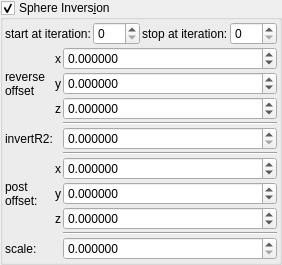
    <widget class="MyGroupBox" name="groupCheck_transf_sphere_inversion_enabled_false">
     <property name="title">
      <string>Sphere Invers&amp;ion</string>
     </property>
     <property name="checkable">
      <bool>true</bool>
     </property>
     <layout class="QVBoxLayout" name="verticalLayout_12" stretch="0,0">
      <property name="spacing">
       <number>2</number>
      </property>
      <property name="leftMargin">
       <number>2</number>
      </property>
      <property name="topMargin">
       <number>2</number>
      </property>
      <property name="rightMargin">
       <number>2</number>
      </property>
      <property name="bottomMargin">
       <number>2</number>
      </property>
      <item>
       <layout class="QHBoxLayout" name="horizontalLayout_22" stretch="0,1,0,1">
        <item>
         <widget class="QLabel" name="label_117">
          <property name="text">
           <string>start at iteration:</string>
          </property>
         </widget>
        </item>
        <item>
         <widget class="MySpinBox" name="spinboxInt_transf_start_iterations_X">
          <property name="sizePolicy">
           <sizepolicy hsizetype="Minimum" vsizetype="Maximum">
            <horstretch>0</horstretch>
            <verstretch>0</verstretch>
           </sizepolicy>
          </property>
          <property name="minimum">
           <number>0</number>
          </property>
          <property name="maximum">
           <number>999</number>
          </property>
          <property name="value">
           <number>0</number>
          </property>
         </widget>
        </item>
        <item>
         <widget class="QLabel" name="label_78">
          <property name="text">
           <string>stop at iteration:</string>
          </property>
         </widget>
        </item>
        <item>
         <widget class="MySpinBox" name="spinboxInt_transf_stop_iterations_1">
          <property name="sizePolicy">
           <sizepolicy hsizetype="Preferred" vsizetype="Maximum">
            <horstretch>0</horstretch>
            <verstretch>0</verstretch>
           </sizepolicy>
          </property>
          <property name="maximum">
           <number>999</number>
          </property>
         </widget>
        </item>
       </layout>
      </item>
      <item>
       <layout class="QGridLayout" name="gridLayout_10" columnstretch="0,0,1">
        <property name="spacing">
         <number>2</number>
        </property>
        <item row="1" column="1">
         <widget class="QLabel" name="label_45">
          <property name="font">
           <font>
            <weight>50</weight>
            <bold>false</bold>
           </font>
          </property>
          <property name="text">
           <string notr="true">y</string>
          </property>
         </widget>
        </item>
        <item row="10" column="0">
         <widget class="QLabel" name="label_35">
          <property name="text">
           <string>scale:</string>
          </property>
         </widget>
        </item>
        <item row="4" column="0">
         <widget class="QLabel" name="label_34">
          <property name="text">
           <string>invertR2:</string>
          </property>
         </widget>
        </item>
        <item row="1" column="2">
         <widget class="MyDoubleSpinBox" name="spinbox3_transf_offset_000_y">
          <property name="sizePolicy">
           <sizepolicy hsizetype="Minimum" vsizetype="Maximum">
            <horstretch>0</horstretch>
            <verstretch>0</verstretch>
           </sizepolicy>
          </property>
          <property name="font">
           <font>
            <weight>50</weight>
            <bold>false</bold>
           </font>
          </property>
          <property name="prefix">
           <string/>
          </property>
          <property name="suffix">
           <string/>
          </property>
          <property name="decimals">
           <number>6</number>
          </property>
          <property name="minimum">
           <double>-99.989999999999995</double>
          </property>
          <property name="maximum">
           <double>99.989999999999995</double>
          </property>
          <property name="singleStep">
           <double>0.100000000000000</double>
          </property>
         </widget>
        </item>
        <item row="7" column="1">
         <widget class="QLabel" name="label_134">
          <property name="text">
           <string notr="true">y</string>
          </property>
         </widget>
        </item>
        <item row="4" column="2">
         <widget class="MyDoubleSpinBox" name="spinbox_transf_scaleG_1">
          <property name="sizePolicy">
           <sizepolicy hsizetype="Minimum" vsizetype="Maximum">
            <horstretch>0</horstretch>
            <verstretch>0</verstretch>
           </sizepolicy>
          </property>
          <property name="prefix">
           <string/>
          </property>
          <property name="suffix">
           <string/>
          </property>
          <property name="decimals">
           <number>6</number>
          </property>
          <property name="minimum">
           <double>0.000000000000000</double>
          </property>
          <property name="maximum">
           <double>99.989999999999995</double>
          </property>
          <property name="singleStep">
           <double>0.100000000000000</double>
          </property>
         </widget>
        </item>
        <item row="0" column="1">
         <widget class="QLabel" name="label_44">
          <property name="font">
           <font>
            <weight>50</weight>
            <bold>false</bold>
           </font>
          </property>
          <property name="text">
           <string notr="true">x</string>
          </property>
         </widget>
        </item>
        <item row="10" column="2">
         <widget class="MyDoubleSpinBox" name="spinbox_transf_scaleA_1">
          <property name="sizePolicy">
           <sizepolicy hsizetype="Minimum" vsizetype="Maximum">
            <horstretch>0</horstretch>
            <verstretch>0</verstretch>
           </sizepolicy>
          </property>
          <property name="prefix">
           <string/>
          </property>
          <property name="suffix">
           <string/>
          </property>
          <property name="decimals">
           <number>6</number>
          </property>
          <property name="minimum">
           <double>0.000000000000000</double>
          </property>
          <property name="maximum">
           <double>99.989999999999995</double>
          </property>
          <property name="singleStep">
           <double>0.100000000000000</double>
          </property>
         </widget>
        </item>
        <item row="8" column="1">
         <widget class="QLabel" name="label_135">
          <property name="text">
           <string notr="true">z</string>
          </property>
         </widget>
        </item>
        <item row="2" column="1">
         <widget class="QLabel" name="label_43">
          <property name="font">
           <font>
            <weight>50</weight>
            <bold>false</bold>
           </font>
          </property>
          <property name="text">
           <string notr="true">z</string>
          </property>
         </widget>
        </item>
        <item row="3" column="2">
         <widget class="Line" name="line_4">
          <property name="orientation">
           <enum>Qt::Horizontal</enum>
          </property>
         </widget>
        </item>
        <item row="0" column="2">
         <widget class="MyDoubleSpinBox" name="spinbox3_transf_offset_000_x">
          <property name="sizePolicy">
           <sizepolicy hsizetype="Minimum" vsizetype="Maximum">
            <horstretch>0</horstretch>
            <verstretch>0</verstretch>
           </sizepolicy>
          </property>
          <property name="font">
           <font>
            <weight>50</weight>
            <bold>false</bold>
           </font>
          </property>
          <property name="prefix">
           <string/>
          </property>
          <property name="suffix">
           <string/>
          </property>
          <property name="decimals">
           <number>6</number>
          </property>
          <property name="minimum">
           <double>-99.989999999999995</double>
          </property>
          <property name="maximum">
           <double>99.989999999999995</double>
          </property>
          <property name="singleStep">
           <double>0.100000000000000</double>
          </property>
         </widget>
        </item>
        <item row="5" column="2">
         <widget class="Line" name="line_5">
          <property name="orientation">
           <enum>Qt::Horizontal</enum>
          </property>
         </widget>
        </item>
        <item row="2" column="2">
         <widget class="MyDoubleSpinBox" name="spinbox3_transf_offset_000_z">
          <property name="sizePolicy">
           <sizepolicy hsizetype="Minimum" vsizetype="Maximum">
            <horstretch>0</horstretch>
            <verstretch>0</verstretch>
           </sizepolicy>
          </property>
          <property name="font">
           <font>
            <weight>50</weight>
            <bold>false</bold>
           </font>
          </property>
          <property name="prefix">
           <string/>
          </property>
          <property name="suffix">
           <string/>
          </property>
          <property name="decimals">
           <number>6</number>
          </property>
          <property name="minimum">
           <double>-99.989999999999995</double>
          </property>
          <property name="maximum">
           <double>99.989999999999995</double>
          </property>
          <property name="singleStep">
           <double>0.100000000000000</double>
          </property>
         </widget>
        </item>
        <item row="7" column="2">
         <widget class="MyDoubleSpinBox" name="spinbox3_transf_addition_constantP_000_y">
          <property name="sizePolicy">
           <sizepolicy hsizetype="Minimum" vsizetype="Maximum">
            <horstretch>0</horstretch>
            <verstretch>0</verstretch>
           </sizepolicy>
          </property>
          <property name="prefix">
           <string/>
          </property>
          <property name="suffix">
           <string/>
          </property>
          <property name="decimals">
           <number>6</number>
          </property>
          <property name="minimum">
           <double>-99.989999999999995</double>
          </property>
          <property name="maximum">
           <double>99.989999999999995</double>
          </property>
          <property name="singleStep">
           <double>0.100000000000000</double>
          </property>
         </widget>
        </item>
        <item row="6" column="1">
         <widget class="QLabel" name="label_126">
          <property name="text">
           <string notr="true">x</string>
          </property>
         </widget>
        </item>
        <item row="0" column="0" rowspan="3">
         <widget class="QLabel" name="label_47">
          <property name="font">
           <font>
            <weight>50</weight>
            <bold>false</bold>
           </font>
          </property>
          <property name="text">
           <string>reverse
offset</string>
          </property>
         </widget>
        </item>
        <item row="6" column="2">
         <widget class="MyDoubleSpinBox" name="spinbox3_transf_addition_constantP_000_x">
          <property name="sizePolicy">
           <sizepolicy hsizetype="Minimum" vsizetype="Maximum">
            <horstretch>0</horstretch>
            <verstretch>0</verstretch>
           </sizepolicy>
          </property>
          <property name="prefix">
           <string/>
          </property>
          <property name="suffix">
           <string/>
          </property>
          <property name="decimals">
           <number>6</number>
          </property>
          <property name="minimum">
           <double>-99.989999999999995</double>
          </property>
          <property name="maximum">
           <double>99.989999999999995</double>
          </property>
          <property name="singleStep">
           <double>0.100000000000000</double>
          </property>
         </widget>
        </item>
        <item row="8" column="2">
         <widget class="MyDoubleSpinBox" name="spinbox3_transf_addition_constantP_000_z">
          <property name="sizePolicy">
           <sizepolicy hsizetype="Minimum" vsizetype="Maximum">
            <horstretch>0</horstretch>
            <verstretch>0</verstretch>
           </sizepolicy>
          </property>
          <property name="prefix">
           <string/>
          </property>
          <property name="suffix">
           <string/>
          </property>
          <property name="decimals">
           <number>6</number>
          </property>
          <property name="minimum">
           <double>-99.989999999999995</double>
          </property>
          <property name="maximum">
           <double>99.989999999999995</double>
          </property>
          <property name="singleStep">
           <double>0.100000000000000</double>
          </property>
         </widget>
        </item>
        <item row="9" column="2">
         <widget class="Line" name="line_6">
          <property name="orientation">
           <enum>Qt::Horizontal</enum>
          </property>
         </widget>
        </item>
        <item row="6" column="0" rowspan="3">
         <widget class="QLabel" name="label_259">
          <property name="text">
           <string>post
offset:</string>
          </property>
         </widget>
        </item>
       </layout>
      </item>
     </layout>
    </widget>
